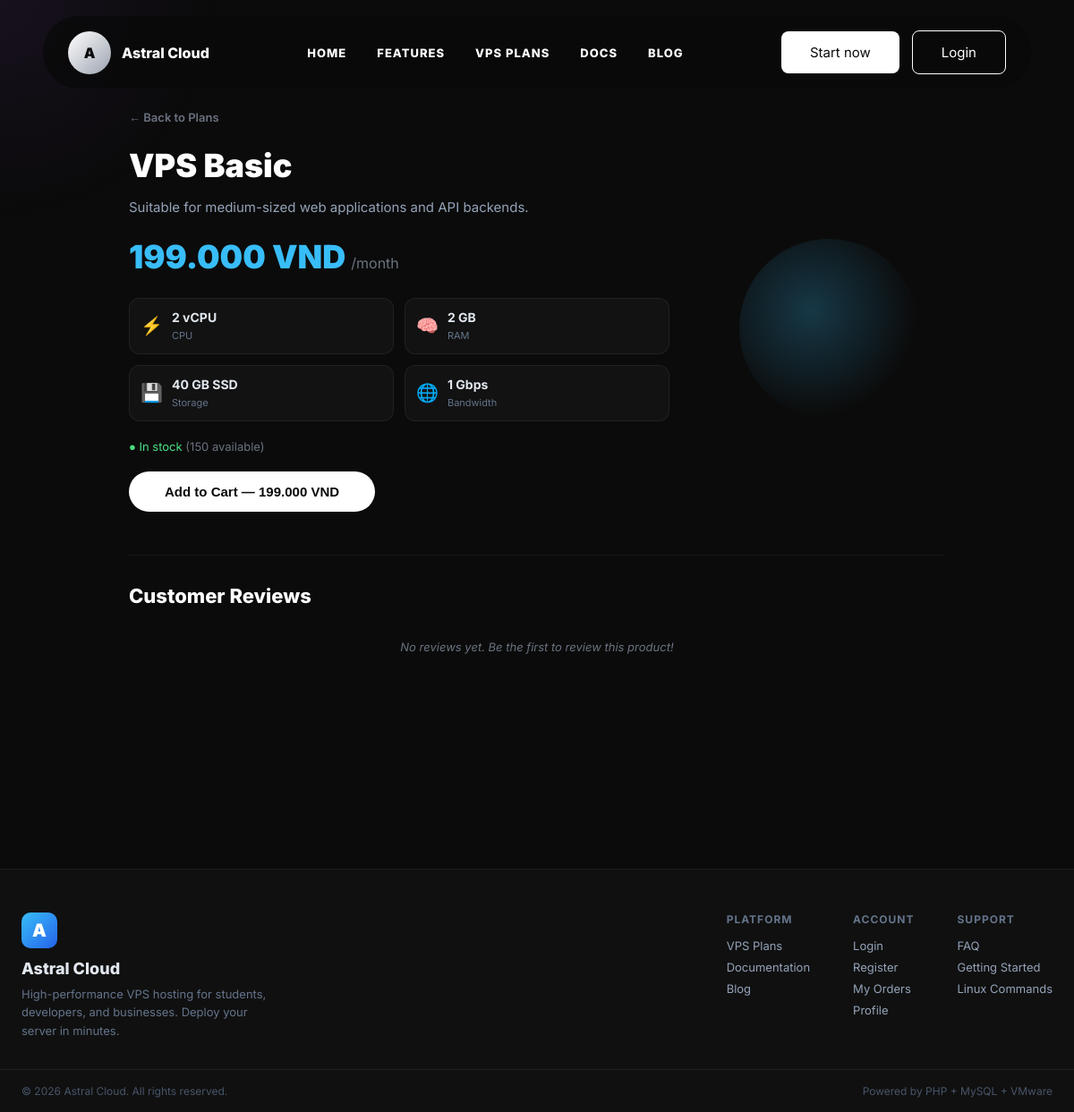
Screenshot of /product?slug=vps-basic with the database file from the repository.
### tables this page shows
CREATE TABLE products (
    id            INT UNSIGNED AUTO_INCREMENT PRIMARY KEY,
    name          VARCHAR(150)  NOT NULL,                         
    slug          VARCHAR(200)  NOT NULL UNIQUE,                  
    description   TEXT          DEFAULT NULL,
     
    cpu           VARCHAR(50)   NOT NULL,                         
    ram           VARCHAR(50)   NOT NULL,                         
    storage       VARCHAR(50)   NOT NULL,                         
    bandwidth     VARCHAR(50)   NOT NULL,                         
    os_options    VARCHAR(255)  DEFAULT NULL,                     
     
    price         DECIMAL(15,2) NOT NULL,                         
    stock         INT           NOT NULL DEFAULT 100,             
    image         VARCHAR(255)  DEFAULT 'default_product.png',
     
    is_active     TINYINT(1)    NOT NULL DEFAULT 1,               
    created_by    INT UNSIGNED  DEFAULT NULL,                     
    created_at    TIMESTAMP     NOT NULL DEFAULT CURRENT_TIMESTAMP,
    updated_at    TIMESTAMP     NOT NULL DEFAULT CURRENT_TIMESTAMP ON UPDATE CURRENT_TIMESTAMP,

    FOREIGN KEY (created_by) REFERENCES users(id) ON DELETE SET NULL,
    INDEX idx_is_active (is_active),
    INDEX idx_price (price),
    INDEX idx_slug (slug)
);

### src/app/Core/Response.php (called while the page is built, shortened)
<?php
class Response
{
    public function render(string $view, array $data = []): void
    {
        extract($data);
        require __DIR__ . '/../../Views/layouts/header.php';
        require __DIR__ . "/../../Views/{$view}.php";
        require __DIR__ . '/../../Views/layouts/footer.php';
    }
}

### src/index.php (called while the page is built, shortened)
<?php
    $_response = new Response();
    function view(string $view, array $data = []): void {
        global $_response;
        $_response->render($view, $data);
    }
    $router = new Router();
    $router->get('/',           \App\Controllers\ProductController::class, 'index');
    $router->get('/plans',      \App\Controllers\ProductController::class, 'plans');
    $router->get('/product',    \App\Controllers\ProductController::class, 'detail');
    $router->get('/blog',       \App\Controllers\ProductController::class, 'blog');
    $router->get('/docs',       \App\Controllers\ProductController::class, 'docs');
    $router->get('/api/health', \App\Controllers\HealthController::class, 'index');
    $router->get('/login',      \App\Controllers\AuthController::class, 'login');
    $router->post('/login',     \App\Controllers\AuthController::class, 'login');
    $router->get('/register',   \App\Controllers\AuthController::class, 'register');
    $router->post('/register',  \App\Controllers\AuthController::class, 'register');
    $router->get('/logout',     \App\Controllers\AuthController::class, 'logout');
    $router->get('/verify',     \App\Controllers\AuthController::class, 'verify');
    $router->get('/verify-otp', \App\Controllers\AuthController::class, 'showOtpForm');
    $router->post('/verify-otp',\App\Controllers\AuthController::class, 'showOtpForm');
    $router->get('/forgot-password',    \App\Controllers\PasswordResetController::class, 'forgot');
    $router->post('/forgot-password',   \App\Controllers\PasswordResetController::class, 'forgot');
    $router->get('/reset-password',     \App\Controllers\PasswordResetController::class, 'reset');
    $router->post('/reset-password',    \App\Controllers\PasswordResetController::class, 'reset');
    $router->get('/mfa-verify',     \App\Controllers\AuthController::class, 'mfaVerify');
    $router->post('/mfa-verify',    \App\Controllers\AuthController::class, 'mfaVerify');
    $router->get('/mfa-setup',      \App\Controllers\ProfileController::class, 'setupMfa');
    $router->post('/mfa-setup',     \App\Controllers\ProfileController::class, 'setupMfa');
    $router->get('/cart',           \App\Controllers\CartController::class, 'index');
    $router->post('/cart/add',      \App\Controllers\CartController::class, 'add');
    $router->post('/cart/remove',   \App\Controllers\CartController::class, 'remove');
    $router->post('/cart/update',   \App\Controllers\CartController::class, 'update');
    $router->get('/cart/count',     \App\Controllers\CartController::class, 'count');
    $router->get('/checkout',       \App\Controllers\CheckoutController::class, 'index');
    $router->post('/checkout/place-order',      \App\Controllers\CheckoutController::class, 'placeOrder');
    $router->get('/checkout/place-order',       \App\Controllers\CheckoutController::class, 'placeOrderGet');
    $router->get('/checkout/success',           \App\Controllers\CheckoutController::class, 'success');
    $router->post('/checkout/validate-voucher', \App\Controllers\CheckoutController::class, 'validateVoucher');
    $router->get('/payment/vnpay-return',   \App\Controllers\PaymentController::class, 'vnpayReturn');
    $router->get('/payment/vnpay-ipn',      \App\Controllers\PaymentController::class, 'vnpayIpn');
    $router->get('/orders',             \App\Controllers\OrderController::class, 'index');
    $router->get('/orders/invoice',     \App\Controllers\OrderController::class, 'invoice');
    $router->post('/orders/cancel',     \App\Controllers\OrderController::class, 'cancel');
    $router->post('/service/stop',      \App\Controllers\ServiceController::class, 'stop');
    $router->post('/service/start',     \App\Controllers\ServiceController::class, 'start');
    $router->post('/service/restart',   \App\Controllers\ServiceController::class, 'restart');
    $router->post('/service/rebuild',   \App\Controllers\ServiceController::class, 'rebuild');
    $router->get('/inbox',              \App\Controllers\InboxController::class, 'index');
    $router->post('/inbox/read',        \App\Controllers\InboxController::class, 'markRead');
    $router->get('/profile',            \App\Controllers\ProfileController::class, 'index');
    $router->post('/profile/update',    \App\Controllers\ProfileController::class, 'update');
    $router->get('/console',            \App\Controllers\ConsoleController::class, 'index');
    $router->get('/admin/orders',           \App\Controllers\AdminOrderController::class, 'index');
    $router->get('/admin/orders/invoice',   \App\Controllers\AdminOrderController::class, 'invoice');
    $router->post('/admin/orders/update',   \App\Controllers\AdminOrderController::class, 'update');
    $router->get('/admin/products',         \App\Controllers\AdminProductController::class, 'index');
    $router->post('/admin/products/store',  \App\Controllers\AdminProductController::class, 'store');
    $router->post('/admin/products/update', \App\Controllers\AdminProductController::class, 'update');
    $router->post('/admin/products/toggle', \App\Controllers\AdminProductController::class, 'toggle');
    $router->get('/admin',                  \App\Controllers\AdminDashboardController::class, 'index');
    $router->get('/admin/dashboard',        \App\Controllers\AdminDashboardController::class, 'index');
    $router->get('/admin/users',            \App\Controllers\AdminUserController::class, 'index');
    $router->post('/admin/users/toggle-lock', \App\Controllers\AdminUserController::class, 'toggleLock');
    $router->get('/admin/vouchers',         \App\Controllers\AdminVoucherController::class, 'index');
    $router->post('/admin/vouchers/store',  \App\Controllers\AdminVoucherController::class, 'store');
    $router->post('/admin/vouchers/toggle', \App\Controllers\AdminVoucherController::class, 'toggle');
    $router->get('/admin/reviews',          \App\Controllers\AdminReviewController::class, 'index');
    $router->post('/admin/reviews/toggle',   \App\Controllers\AdminReviewController::class, 'toggle');
    $router->get('/admin/emails',           \App\Controllers\AdminEmailController::class, 'index');
    $router->post('/admin/emails/send',     \App\Controllers\AdminEmailController::class, 'send');
    $router->get('/admin/audit-logs',      \App\Controllers\AdminAuditLogController::class, 'index');
    $router->post('/review/submit',        \App\Controllers\ReviewController::class, 'submit');
    $router->dispatch();

### src/Controllers/ProductController.php (called while the page is built, shortened)
<?php
class ProductController extends Controller {
    public function detail(): void {
        $slug = trim($_GET['slug'] ?? '');
        $product = Product::findBySlug($slug);
        $reviews = Review::getByProduct((int) $product['id']);
        $canReview = null;
        view('product/index', [
            'product'   => $product,
            'reviews'   => $reviews,
            'can_review'=> $canReview,
            'css'       => ['products'],
            'title'     => htmlspecialchars($product['name']) . ' | Astral Cloud',
        ]);
    }
}

### src/Models/Product.php (called while the page is built, shortened)
<?php
class Product {
    public static function findBySlug(string $slug): ?array {
        $pdo = Database::getConnection();
        $stmt = $pdo->prepare("SELECT * FROM products WHERE slug = :slug AND is_active = 1 LIMIT 1");
        $stmt->execute(['slug' => $slug]);
        return $stmt->fetch() ?: null;
    }
}

### src/Views/product/index.php (the view, shortened to what this page needs)
<section class="page-section" style="padding-top:120px;">
    <div class="product-detail-container">
        <a href="/plans" class="back-link-detail">← Back to Plans</a>
        <div class="product-detail-header">
            <div class="product-detail-info">
                <h1><?= htmlspecialchars($product['name']) ?></h1>
                <p class="product-detail-desc"><?= htmlspecialchars($product['description']) ?></p>
                <div class="product-detail-price"><?= number_format($product['price'], 0, ',', '.') ?> VND<span>/month</span></div>
                <div class="product-detail-specs">
                    <div class="spec-item">
                        <span class="spec-icon">⚡</span>
                        <div><strong><?= htmlspecialchars($product['cpu']) ?></strong><small>CPU</small></div>
                    </div>
                    <div class="spec-item">
                        <span class="spec-icon">🧠</span>
                        <div><strong><?= htmlspecialchars($product['ram']) ?></strong><small>RAM</small></div>
                    </div>
                    <div class="spec-item">
                        <span class="spec-icon">💾</span>
                        <div><strong><?= htmlspecialchars($product['storage']) ?></strong><small>Storage</small></div>
                    </div>
                    <div class="spec-item">
                        <span class="spec-icon">🌐</span>
                        <div><strong><?= htmlspecialchars($product['bandwidth']) ?></strong><small>Bandwidth</small></div>
                    </div>
                </div>
                <div class="product-detail-stock">
                    <?php if ((int)$product['stock'] > 0): ?>
                        <span style="color:#4ade80;">● In stock</span> (<?= (int)$product['stock'] ?> available)
                    <?php else: ?>
                        <span style="color:#ef4444;">● Out of stock</span>
                    <?php endif; ?>
                </div>
                <form action="/cart/add" method="POST" class="js-add-cart" style="margin-top:20px;">
                    <button type="submit" class="plan-btn" style="padding:14px 40px;font-size:15px;">Add to Cart — <?= number_format($product['price'], 0, ',', '.') ?> VND</button>
                </form>
            </div>
            <div class="product-detail-visual">
                <div class="product-orb"></div>
            </div>
        </div>
        <div class="product-detail-reviews">
            <h2>Customer Reviews</h2>
            <?php if (empty($reviews)): ?>
                <p class="review-empty-text">No reviews yet. Be the first to review this product!</p>
            <?php endif; ?>
        </div>
    </div>
</section>

### src/css/base.css (style rules this page uses)
* { margin: 0; padding: 0; box-sizing: border-box; }
html { scroll-behavior: smooth; }
body { font-family: "Inter", sans-serif; background: #0b0b0b; color: #fff; overflow-x: hidden; }
a { text-decoration: none; color: inherit; }
.page-section { min-height: 100vh; padding: 150px 9% 80px; }
.plan-btn, .checkout-btn, .auth-btn, .admin-btn { display: inline-block; background: #fff; color: #0b0b0b; padding: 13px 28px; border-radius: 999px; font-weight: 700; text-align: center; border: none; cursor: pointer; }
.reveal { opacity: 0; transform: translateY(40px); transition: opacity 0.6s ease, transform 0.6s ease; }
.reveal.show { opacity: 1; transform: translateY(0); }

### src/css/products.css (style rules this page uses)
.review-empty-text { font-size: 13px; color: #6b7280; text-align: center; padding: 16px; font-style: italic; }

### src/Views/product/index.php (style rules this page uses)
.product-detail-container { max-width: 960px; margin: 0 auto; padding: 0 24px 64px; }
.back-link-detail { display: inline-block; margin-bottom: 24px; color: #6b7280; font-size: 13px; text-decoration: none; font-weight: 600; }
.product-detail-header { display: flex; gap: 48px; align-items: center; flex-wrap: wrap; }
.product-detail-info { flex: 1; min-width: 300px; }
.product-detail-info h1 { font-size: 36px; font-weight: 900; margin: 0 0 12px; }
.product-detail-desc { font-size: 15px; color: #94a3b8; line-height: 1.7; margin: 0 0 20px; }
.product-detail-price { font-size: 36px; font-weight: 900; color: #38bdf8; margin-bottom: 24px; }
.product-detail-price span { font-size: 16px; font-weight: 400; color: #6b7280; margin-left: 6px; }
.product-detail-specs { display: grid; grid-template-columns: 1fr 1fr; gap: 12px; margin-bottom: 20px; }
.spec-item { display: flex; align-items: center; gap: 10px; padding: 12px; background: rgba(255,255,255,0.03); border: 1px solid rgba(255,255,255,0.06); border-radius: 12px; }
.spec-icon { font-size: 20px; }
.spec-item strong { display: block; font-size: 14px; color: #e2e8f0; }
.spec-item small { font-size: 11px; color: #64748b; }
.product-detail-stock { font-size: 13px; color: #6b7280; margin-bottom: 8px; }
.product-detail-visual { flex: 0 0 260px; display: flex; align-items: center; justify-content: center; }
.product-orb { width: 200px; height: 200px; border-radius: 50%; background: radial-gradient(circle at 40% 40%, rgba(56,189,248,0.25), rgba(15,23,42,0) 70%); animation: pulseOrb 3s ease-in-out infinite; }
.product-detail-reviews { margin-top: 48px; padding-top: 32px; border-top: 1px solid rgba(255,255,255,0.06); }
.product-detail-reviews h2 { font-size: 22px; font-weight: 800; margin-bottom: 20px; }

### rows the page displays
products: name "VPS Basic", description "Suitable for medium-sized web applications and API backends.", price "199.000", cpu "2 vCPU", ram "2 GB", storage "40 GB SSD", bandwidth "1 Gbps", stock "150"
